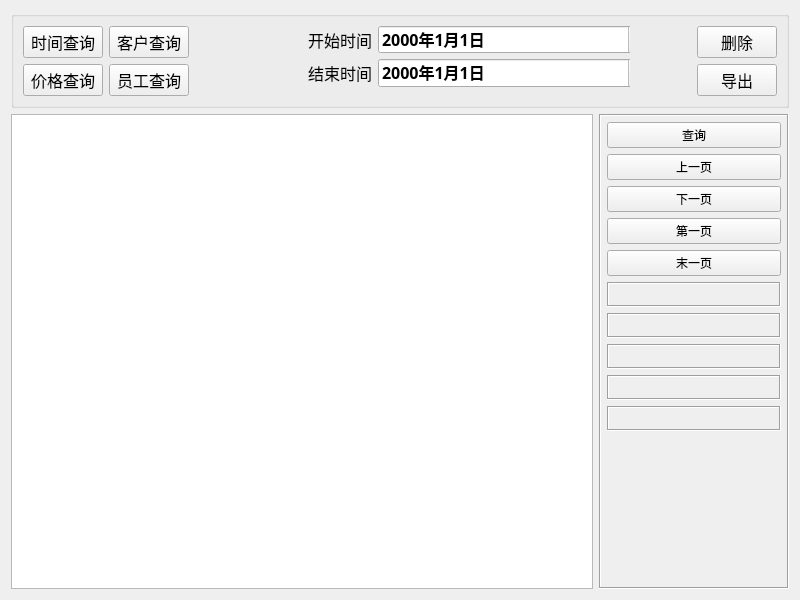
<?xml version="1.0" encoding="UTF-8"?>
<ui version="4.0">
 <class>frmDbPage</class>
 <widget class="QWidget" name="frmDbPage">
  <property name="geometry">
   <rect>
    <x>0</x>
    <y>0</y>
    <width>800</width>
    <height>600</height>
   </rect>
  </property>
  <property name="windowTitle">
   <string>Form</string>
  </property>
  <layout class="QGridLayout" name="gridLayout_3">
   <item row="0" column="0" colspan="2">
    <widget class="QGroupBox" name="gboxTop">
     <property name="font">
      <font>
       <family>楷体</family>
       <pointsize>12</pointsize>
      </font>
     </property>
     <property name="title">
      <string/>
     </property>
     <layout class="QGridLayout" name="gridLayout">
      <item row="0" column="0">
       <widget class="QPushButton" name="btn_time">
        <property name="text">
         <string>时间查询</string>
        </property>
       </widget>
      </item>
      <item row="0" column="5">
       <widget class="QPushButton" name="btnDelete">
        <property name="cursor">
         <cursorShape>ArrowCursor</cursorShape>
        </property>
        <property name="text">
         <string>删除</string>
        </property>
        <property name="icon">
         <iconset>
          <normaloff>:/image/delete.png</normaloff>:/image/delete.png</iconset>
        </property>
        <property name="iconSize">
         <size>
          <width>20</width>
          <height>20</height>
         </size>
        </property>
       </widget>
      </item>
      <item row="1" column="0">
       <widget class="QPushButton" name="btn_price">
        <property name="text">
         <string>价格查询</string>
        </property>
       </widget>
      </item>
      <item row="1" column="5">
       <widget class="QPushButton" name="btnExcel">
        <property name="cursor">
         <cursorShape>ArrowCursor</cursorShape>
        </property>
        <property name="toolTip">
         <string>功能开发中</string>
        </property>
        <property name="text">
         <string>导出</string>
        </property>
        <property name="icon">
         <iconset>
          <normaloff>:/image/excel.png</normaloff>:/image/excel.png</iconset>
        </property>
        <property name="iconSize">
         <size>
          <width>20</width>
          <height>20</height>
         </size>
        </property>
       </widget>
      </item>
      <item row="0" column="4">
       <spacer name="horizontalSpacer">
        <property name="orientation">
         <enum>Qt::Horizontal</enum>
        </property>
        <property name="sizeHint" stdset="0">
         <size>
          <width>40</width>
          <height>20</height>
         </size>
        </property>
       </spacer>
      </item>
      <item row="0" column="2">
       <spacer name="horizontalSpacer_2">
        <property name="orientation">
         <enum>Qt::Horizontal</enum>
        </property>
        <property name="sizeHint" stdset="0">
         <size>
          <width>40</width>
          <height>20</height>
         </size>
        </property>
       </spacer>
      </item>
      <item row="0" column="3" rowspan="2">
       <widget class="QStackedWidget" name="stackedWidget">
        <property name="currentIndex">
         <number>0</number>
        </property>
        <widget class="QWidget" name="timepage">
         <widget class="QWidget" name="layoutWidget">
          <property name="geometry">
           <rect>
            <x>52</x>
            <y>0</y>
            <width>341</width>
            <height>61</height>
           </rect>
          </property>
          <layout class="QFormLayout" name="formLayout">
           <item row="0" column="0">
            <widget class="QLabel" name="labTimeStart">
             <property name="text">
              <string>开始时间</string>
             </property>
            </widget>
           </item>
           <item row="0" column="1">
            <widget class="QDateEdit" name="dateStart">
             <property name="enabled">
              <bool>true</bool>
             </property>
             <property name="font">
              <font>
               <family>楷体</family>
               <pointsize>12</pointsize>
               <weight>75</weight>
               <italic>false</italic>
               <bold>true</bold>
               <kerning>true</kerning>
              </font>
             </property>
             <property name="focusPolicy">
              <enum>Qt::WheelFocus</enum>
             </property>
             <property name="contextMenuPolicy">
              <enum>Qt::DefaultContextMenu</enum>
             </property>
             <property name="inputMethodHints">
              <set>Qt::ImhPreferNumbers</set>
             </property>
             <property name="frame">
              <bool>true</bool>
             </property>
             <property name="accelerated">
              <bool>false</bool>
             </property>
             <property name="keyboardTracking">
              <bool>true</bool>
             </property>
             <property name="displayFormat">
              <string>yyyy年M月d日</string>
             </property>
             <property name="calendarPopup">
              <bool>true</bool>
             </property>
            </widget>
           </item>
           <item row="1" column="0">
            <widget class="QLabel" name="labTimeEnd">
             <property name="text">
              <string>结束时间</string>
             </property>
            </widget>
           </item>
           <item row="1" column="1">
            <widget class="QDateEdit" name="dateEnd">
             <property name="font">
              <font>
               <family>楷体</family>
               <pointsize>12</pointsize>
               <weight>75</weight>
               <italic>false</italic>
               <bold>true</bold>
               <kerning>true</kerning>
              </font>
             </property>
             <property name="displayFormat">
              <string>yyyy年M月d日</string>
             </property>
             <property name="calendarPopup">
              <bool>true</bool>
             </property>
            </widget>
           </item>
          </layout>
         </widget>
        </widget>
        <widget class="QWidget" name="customerpage">
         <layout class="QGridLayout" name="gridLayout_4">
          <item row="0" column="0">
           <widget class="QLabel" name="lab_customer">
            <property name="text">
             <string>客户姓名：</string>
            </property>
           </widget>
          </item>
          <item row="0" column="1">
           <widget class="QLineEdit" name="edit_customer"/>
          </item>
         </layout>
        </widget>
        <widget class="QWidget" name="pricepage">
         <layout class="QGridLayout" name="gridLayout_2">
          <item row="0" column="3">
           <widget class="QLineEdit" name="edit_price2"/>
          </item>
          <item row="0" column="2">
           <widget class="QLabel" name="lab_label">
            <property name="text">
             <string>-</string>
            </property>
           </widget>
          </item>
          <item row="0" column="1">
           <widget class="QLineEdit" name="edit_price1"/>
          </item>
          <item row="0" column="0">
           <widget class="QLabel" name="lab_price">
            <property name="text">
             <string>金额：</string>
            </property>
           </widget>
          </item>
         </layout>
        </widget>
        <widget class="QWidget" name="staffpage">
         <layout class="QGridLayout" name="gridLayout_5">
          <item row="0" column="0">
           <widget class="QLabel" name="lab_staff">
            <property name="text">
             <string>员工姓名：</string>
            </property>
           </widget>
          </item>
          <item row="0" column="1">
           <widget class="QLineEdit" name="edit_staff"/>
          </item>
         </layout>
        </widget>
       </widget>
      </item>
      <item row="0" column="1">
       <widget class="QPushButton" name="btn_customer">
        <property name="text">
         <string>客户查询</string>
        </property>
       </widget>
      </item>
      <item row="1" column="1">
       <widget class="QPushButton" name="btn_staff">
        <property name="text">
         <string>员工查询</string>
        </property>
       </widget>
      </item>
     </layout>
    </widget>
   </item>
   <item row="1" column="0">
    <widget class="QSplitter" name="splitter">
     <property name="orientation">
      <enum>Qt::Vertical</enum>
     </property>
     <property name="opaqueResize">
      <bool>false</bool>
     </property>
     <widget class="QTableView" name="tableMain">
      <property name="styleSheet">
       <string notr="true"/>
      </property>
     </widget>
    </widget>
   </item>
   <item row="1" column="1">
    <widget class="QFrame" name="frameBottom">
     <property name="minimumSize">
      <size>
       <width>190</width>
       <height>0</height>
      </size>
     </property>
     <property name="maximumSize">
      <size>
       <width>190</width>
       <height>16777215</height>
      </size>
     </property>
     <property name="frameShape">
      <enum>QFrame::Box</enum>
     </property>
     <property name="frameShadow">
      <enum>QFrame::Sunken</enum>
     </property>
     <layout class="QVBoxLayout" name="verticalLayout">
      <property name="leftMargin">
       <number>6</number>
      </property>
      <property name="topMargin">
       <number>6</number>
      </property>
      <property name="rightMargin">
       <number>6</number>
      </property>
      <property name="bottomMargin">
       <number>6</number>
      </property>
      <item>
       <widget class="QPushButton" name="btnSelect">
        <property name="minimumSize">
         <size>
          <width>80</width>
          <height>0</height>
         </size>
        </property>
        <property name="text">
         <string>查询</string>
        </property>
       </widget>
      </item>
      <item>
       <widget class="QPushButton" name="btnPreVious">
        <property name="minimumSize">
         <size>
          <width>50</width>
          <height>0</height>
         </size>
        </property>
        <property name="text">
         <string>上一页</string>
        </property>
        <property name="iconSize">
         <size>
          <width>18</width>
          <height>18</height>
         </size>
        </property>
       </widget>
      </item>
      <item>
       <widget class="QPushButton" name="btnNext">
        <property name="minimumSize">
         <size>
          <width>50</width>
          <height>0</height>
         </size>
        </property>
        <property name="text">
         <string>下一页</string>
        </property>
        <property name="iconSize">
         <size>
          <width>18</width>
          <height>18</height>
         </size>
        </property>
       </widget>
      </item>
      <item>
       <widget class="QPushButton" name="btnFirst">
        <property name="minimumSize">
         <size>
          <width>50</width>
          <height>0</height>
         </size>
        </property>
        <property name="text">
         <string>第一页</string>
        </property>
        <property name="iconSize">
         <size>
          <width>18</width>
          <height>18</height>
         </size>
        </property>
       </widget>
      </item>
      <item>
       <widget class="QPushButton" name="btnLast">
        <property name="minimumSize">
         <size>
          <width>50</width>
          <height>0</height>
         </size>
        </property>
        <property name="text">
         <string>末一页</string>
        </property>
        <property name="iconSize">
         <size>
          <width>18</width>
          <height>18</height>
         </size>
        </property>
       </widget>
      </item>
      <item>
       <widget class="QLabel" name="labPageTotal">
        <property name="minimumSize">
         <size>
          <width>0</width>
          <height>25</height>
         </size>
        </property>
        <property name="frameShape">
         <enum>QFrame::Box</enum>
        </property>
        <property name="frameShadow">
         <enum>QFrame::Sunken</enum>
        </property>
        <property name="text">
         <string/>
        </property>
        <property name="alignment">
         <set>Qt::AlignCenter</set>
        </property>
       </widget>
      </item>
      <item>
       <widget class="QLabel" name="labRecordsTotal">
        <property name="minimumSize">
         <size>
          <width>0</width>
          <height>25</height>
         </size>
        </property>
        <property name="frameShape">
         <enum>QFrame::Box</enum>
        </property>
        <property name="frameShadow">
         <enum>QFrame::Sunken</enum>
        </property>
        <property name="text">
         <string/>
        </property>
        <property name="alignment">
         <set>Qt::AlignCenter</set>
        </property>
       </widget>
      </item>
      <item>
       <widget class="QLabel" name="labPageCurrent">
        <property name="minimumSize">
         <size>
          <width>0</width>
          <height>25</height>
         </size>
        </property>
        <property name="frameShape">
         <enum>QFrame::Box</enum>
        </property>
        <property name="frameShadow">
         <enum>QFrame::Sunken</enum>
        </property>
        <property name="text">
         <string/>
        </property>
        <property name="alignment">
         <set>Qt::AlignCenter</set>
        </property>
       </widget>
      </item>
      <item>
       <widget class="QLabel" name="labRecordsPerpage">
        <property name="minimumSize">
         <size>
          <width>0</width>
          <height>25</height>
         </size>
        </property>
        <property name="frameShape">
         <enum>QFrame::Box</enum>
        </property>
        <property name="frameShadow">
         <enum>QFrame::Sunken</enum>
        </property>
        <property name="text">
         <string/>
        </property>
        <property name="alignment">
         <set>Qt::AlignCenter</set>
        </property>
       </widget>
      </item>
      <item>
       <widget class="QLabel" name="labSelectTime">
        <property name="minimumSize">
         <size>
          <width>0</width>
          <height>25</height>
         </size>
        </property>
        <property name="frameShape">
         <enum>QFrame::Box</enum>
        </property>
        <property name="frameShadow">
         <enum>QFrame::Sunken</enum>
        </property>
        <property name="text">
         <string/>
        </property>
        <property name="alignment">
         <set>Qt::AlignCenter</set>
        </property>
       </widget>
      </item>
      <item>
       <spacer name="verticalSpacer">
        <property name="orientation">
         <enum>Qt::Vertical</enum>
        </property>
        <property name="sizeHint" stdset="0">
         <size>
          <width>20</width>
          <height>40</height>
         </size>
        </property>
       </spacer>
      </item>
     </layout>
    </widget>
   </item>
  </layout>
 </widget>
 <resources/>
 <connections/>
</ui>
